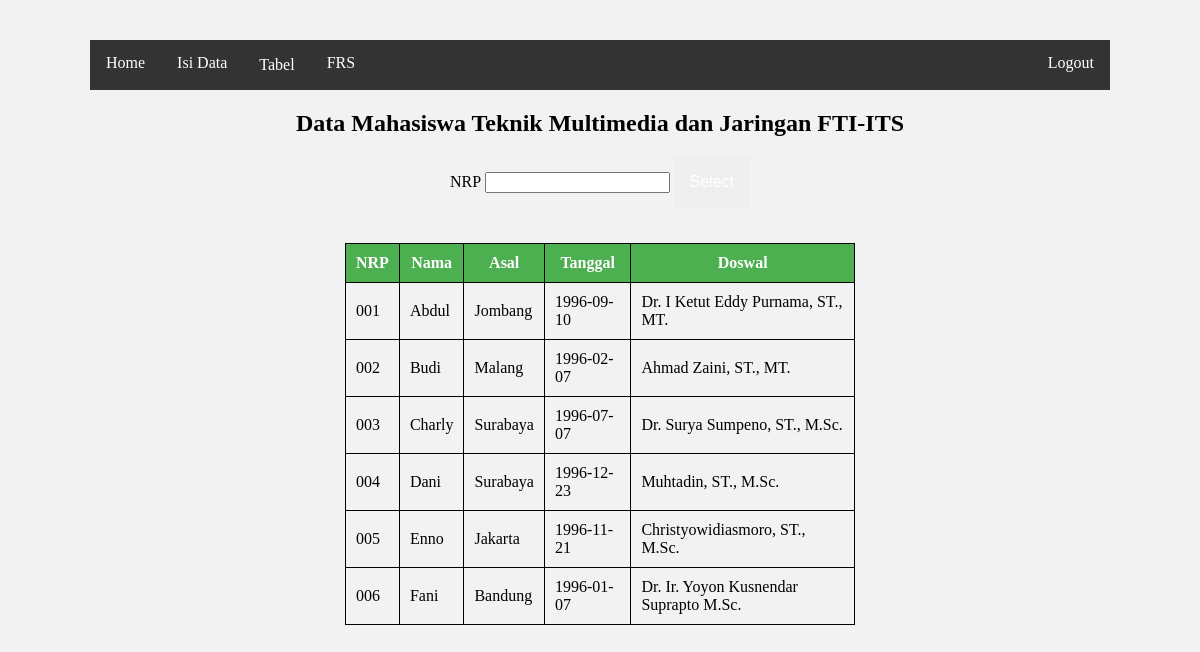
Page /Tugas_Basdat/AdminTableMhs.php on the committed database.
### tables this page shows
CREATE TABLE IF NOT EXISTS `_mahasiswa` (
  `NRP` varchar(3) NOT NULL,
  `Nama` varchar(40) NOT NULL,
  `Asal` varchar(20) DEFAULT NULL,
  `Tanggal` date DEFAULT NULL,
  `Semester` int(11) DEFAULT NULL,
  `NIP` varchar(3) NOT NULL
);

CREATE TABLE IF NOT EXISTS `_doswal` (
  `NIP` varchar(3) NOT NULL,
  `NamaD` varchar(50) DEFAULT NULL
);

### Tugas_Basdat/AdminTableMhs.php (the view, shortened to what this page needs)
<!DOCTYPE HTML>
<html>
<head>
	<link rel="stylesheet" type="text/css" href="css/table.css">
	<link rel="stylesheet" type="text/css" href="css/menu.css">
	<link rel="stylesheet" type="text/css" href="css/dropdown.css">
</head>
<body>
	<center>
		<ul>
			<li><a class="link" href="Admin.php">Home</a></li>
			<li><a class="link" href="AdminForm.php">Isi Data</a></li>
			<li class="dropdown">
				<a href="#!" class="dropbtn">Tabel</a>
			</li>
			<li><a class="link" href="frs.php">FRS</a></li>
			<li style="float:right"><a href="logout.php">Logout</a></li>
		</ul>
		<h2>Data Mahasiswa Teknik Multimedia dan Jaringan FTI-ITS</h2>
		<form name="form" method="post" action="#">
			NRP
			<input type="text" name="NRP2" maxlength="3" onkeypress="return isNumberKey(event)" >
			<div class="dropdown">
				<button class="dropbtn">Select</button>
			</div>
		</form>
		<br><br>
		<table>
			<tr>
				<th>NRP</th>
				<th>Nama</th>
				<th>Asal</th>
				<th>Tanggal</th>
				<th>Doswal</th>
			</tr>
			<?php
				include "connect.php";
				$selecttable = "SELECT a.NRP, a.Nama, a.Asal, a. Tanggal, b.NamaD
								FROM _mahasiswa a, _doswal b
								WHERE a.NIP = b.NIP";;
				$result = mysql_query($selecttable, $link);
				while ($row = mysql_fetch_assoc($result)) {
					echo
						"<tr>
						<td>" . $row['NRP'] . "</td>
						<td>" . $row['Nama'] . "</td>
						<td>" . $row['Asal'] . "</td>
						<td>" . $row['Tanggal'] . "</td>
						<td>" . $row['NamaD'] . "</td>
						</tr>";
				}
			?>
		</table>
	</center>
</body>
</html>

### Tugas_Basdat/css/table.css (style rules this page uses)
html { height: 100%; }
body { border-radius: 5px; background-color: #f2f2f2; padding: 40px; }
table { border-collapse: collapse; width: 50%; }
table, td { border: 1px solid black; text-align: left; }
th { border: 1px solid black; text-align: center; }
th, td { padding: 10px; }
th { background-color: #4CAF50; color: white; }

### Tugas_Basdat/css/menu.css (style rules this page uses)
html { height: 100%; }
body { margin-top: 0px; margin-left: 50px; margin-right: 50px; }
ul { list-style-type: none; margin: 0; padding: 0; overflow: hidden; background-color: #333; }
li { float: left; }
li a, .dropbtn { display: inline-block; color: white; text-align: center; padding: 14px 16px; text-decoration: none; }
li.dropdown { display: inline-block; }

### Tugas_Basdat/css/dropdown.css (style rules this page uses)
.dropbtn { color: white; padding: 16px; font-size: 16px; border: none; cursor: pointer; }
.dropdown { position: relative; display: inline-block; }

### rows in the picture
_mahasiswa: NRP "001", Nama "Abdul", Asal "Jombang", Tanggal "1996-09-10", NIP.NamaD "Dr. I Ketut Eddy Purnama, ST., MT."
_mahasiswa: NRP "002", Nama "Budi", Asal "Malang", Tanggal "1996-02-07", NIP.NamaD "Ahmad Zaini, ST., MT."
_mahasiswa: NRP "003", Nama "Charly", Asal "Surabaya", Tanggal "1996-07-07", NIP.NamaD "Dr. Surya Sumpeno, ST., M.Sc."
_mahasiswa: NRP "004", Nama "Dani", Asal "Surabaya", Tanggal "1996-12-23", NIP.NamaD "Muhtadin, ST., M.Sc."
_mahasiswa: NRP "005", Nama "Enno", Asal "Jakarta", Tanggal "1996-11-21", NIP.NamaD "Christyowidiasmoro, ST., M.Sc."
_mahasiswa: NRP "006", Nama "Fani", Asal "Bandung", Tanggal "1996-01-07", NIP.NamaD "Dr. Ir. Yoyon Kusnendar Suprapto M.Sc."
